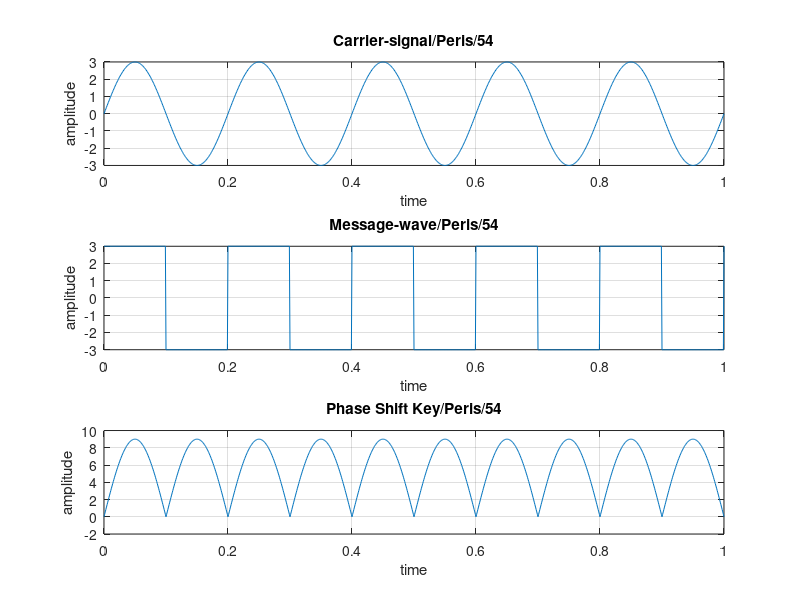

Write MATLAB code to recreate this figure.
clc;
close all;
clear all;
f1=input('Enter the frequency of carrier wave');
f2=input('Enter frequency of pulse');
A=3;
t=0:0.001:1;
x=A.*sin(2*pi*f1*t);
u=A.*square(2*pi*f2*t);
v=x.*u;
subplot(3,1,1);
plot(t,x);
xlabel('time');
ylabel('amplitude');
title('Carrier-signal/Peris/54');
grid on;
subplot(3,1,2);
plot(t,u);
xlabel('time');
ylabel('amplitude');
title('Message-wave/Peris/54');
grid on;
subplot(3,1,3);
plot(t,v);
xlabel('time');
ylabel('amplitude');
title('Phase Shift Key/Peris/54');
grid on;